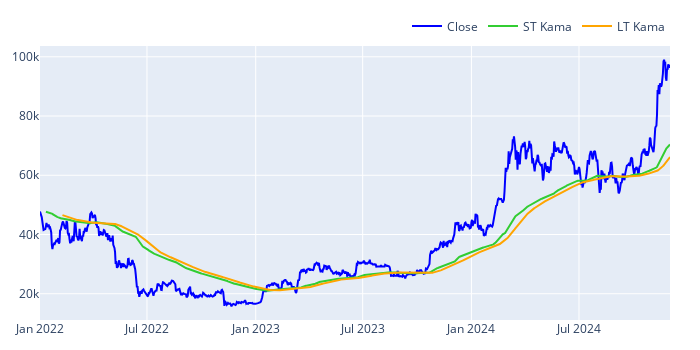

Source (notebook cell):
### Code cell
kama.plot(column='BTCUSD',
          close_kwargs=dict(trace_kwargs=dict(line_color='blue')),
          kama_st_kwargs=dict(trace_kwargs=dict(line_color='limegreen')),
          kama_lt_kwargs=dict(trace_kwargs=dict(line_color='orange'))).show()

### Figure 1 — Plotly figure (JSON) as saved in the notebook; plotly's stock layout.template omitted (floating-point values rounded to 4 significant figures; data arrays with more than 128 entries replaced by an {"elided": "..."} marker saying what was removed)
{"data": [{"line": {"color": "blue"}, "name": "Close", "showlegend": true, "type": "scatter", "uid": "70edfc58-f3c6-48dc-8ccf-fbbd5aeac211", "x": {"elided": "1067 str values"}, "y": {"elided": "1067 float values"}}, {"line": {"color": "limegreen"}, "name": "ST Kama", "showlegend": true, "type": "scatter", "uid": "51a88740-b5ff-482d-adee-9a4718ae20ac", "x": {"elided": "1067 str values"}, "y": {"elided": "1067 float values"}}, {"line": {"color": "orange"}, "name": "LT Kama", "showlegend": true, "type": "scatter", "uid": "7b8c5593-edc7-4e45-be15-c721165a4d7e", "x": {"elided": "1067 str values"}, "y": {"elided": "1067 float values"}}], "layout": {"height": 350, "legend": {"orientation": "h", "traceorder": "normal", "x": 1, "xanchor": "right", "y": 1.02, "yanchor": "bottom"}, "margin": {"b": 30, "l": 30, "r": 30, "t": 30}, "width": 700, "xaxis": {"autorange": true, "range": ["2022-01-01", "2024-12-02"], "type": "date"}, "yaxis": {"autorange": true, "range": [11130.0, 103600.0], "type": "linear"}}}
